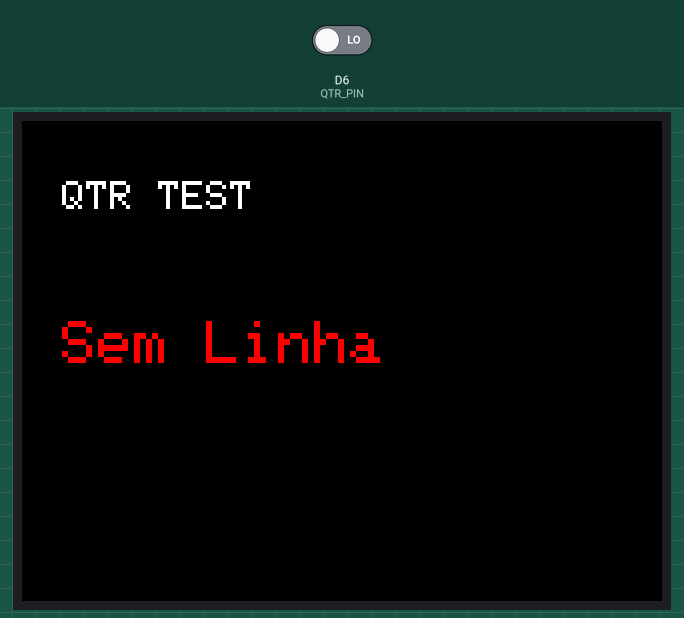
The sketch below on a simulated ESP8266 (NodeMCU). On the bench: 320×240 colour display. The test bench sets the inputs (shaded band); at power-on: D6 (QTR_PIN) LOW. What the sketch prints to the serial monitor is not drawn.

Above: at 2.4 s.
2.5 s: D6 (QTR_PIN) driven HIGH
At 3.4 s:
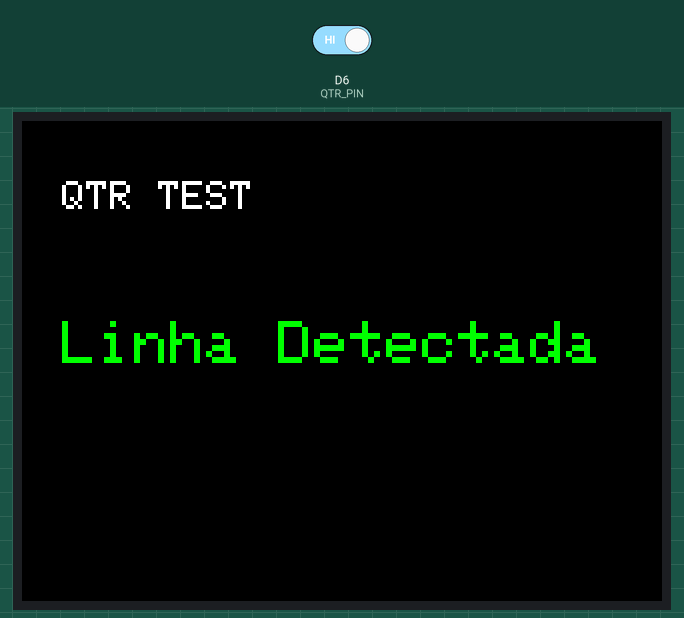
4.5 s: D6 (QTR_PIN) driven LOW
At 5.2 s:
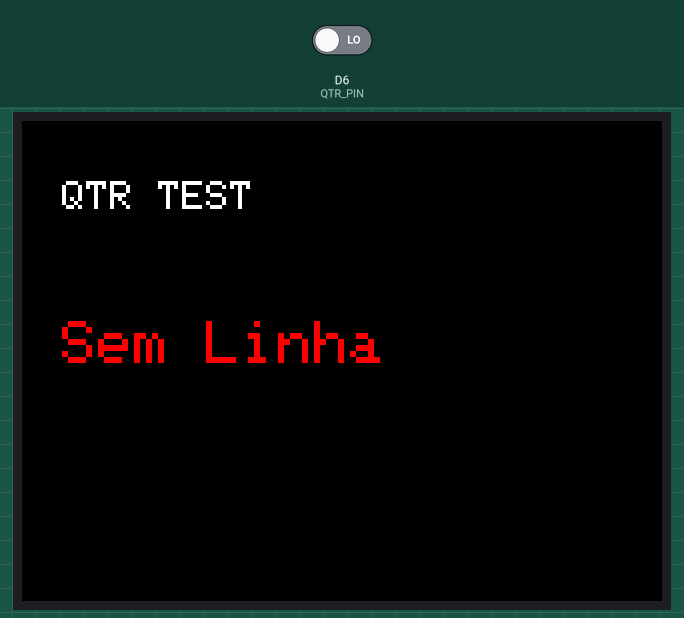
6.2 s: D6 (QTR_PIN) driven HIGH
At 6.9 s:
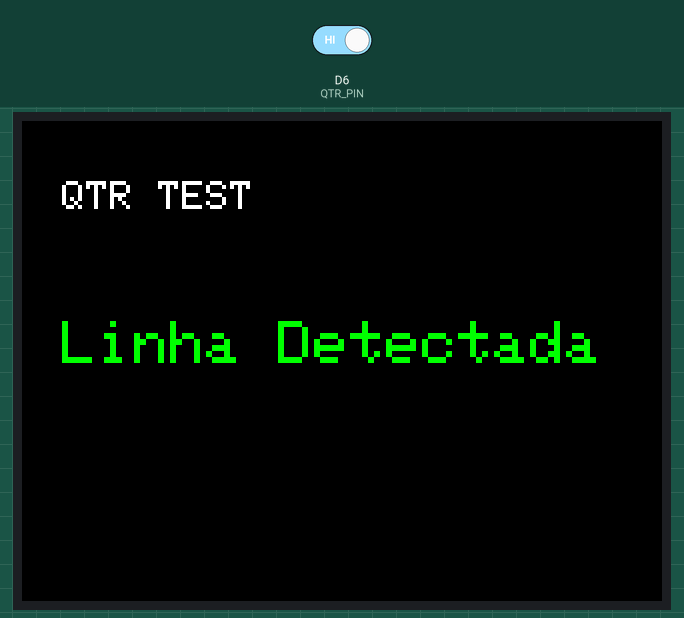
Timing chart, 0 to 9.2 s (numbered marks = the images above; inputs shaded):
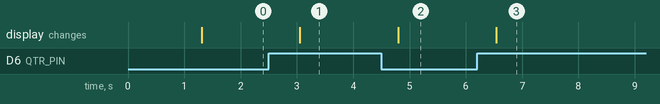

The sketch:

orion_esp8266_qtr_lcd_test_v1.ino
```cpp
#include <Adafruit_GFX.h>
#include <Adafruit_ST7789.h>
#include <SPI.h>

// ===== TFT PIN DEFINITIONS =====
#define TFT_CS   D2
#define TFT_DC   D1
#define TFT_RST  D0

Adafruit_ST7789 tft = Adafruit_ST7789(TFT_CS, TFT_DC, TFT_RST);

// ===== QTR SENSOR PIN =====
#define QTR_PIN D6

// Threshold (ajustar conforme teste)
#define LINE_THRESHOLD 1500

unsigned long readQTR() {

  pinMode(QTR_PIN, OUTPUT);
  digitalWrite(QTR_PIN, HIGH);
  delayMicroseconds(10);

  pinMode(QTR_PIN, INPUT);

  unsigned long startTime = micros();

  while (digitalRead(QTR_PIN) == HIGH) {
    if ((micros() - startTime) > 3000)
      break;
  }

  return micros() - startTime;
}

void showMessage(String msg, uint16_t color) {
  tft.fillScreen(ST77XX_BLACK);
  tft.setTextSize(2);
  tft.setTextColor(ST77XX_WHITE);
  tft.setCursor(20, 30);
  tft.println("QTR TEST");

  tft.setTextSize(3);
  tft.setTextColor(color);
  tft.setCursor(20, 100);
  tft.println(msg);
}

void setup() {

  Serial.begin(115200);

  tft.init(240, 320);
  tft.setRotation(1);

  showMessage("Booting...", ST77XX_YELLOW);

  delay(1000);
}

void loop() {

  unsigned long sensorValue = readQTR();

  Serial.println(sensorValue);

  if (sensorValue > LINE_THRESHOLD) {
    showMessage("Linha Detectada", ST77XX_GREEN);
  } else {
    showMessage("Sem Linha", ST77XX_RED);
  }

  delay(500);
}
```

Measured:
- after the input at 2.5 s, the display: changes after 0.55 s (image 1)
- after the input at 4.5 s, the display: changes after 0.30 s (image 2)
- after the input at 6.2 s, the display: changes after 0.34 s (image 3)
